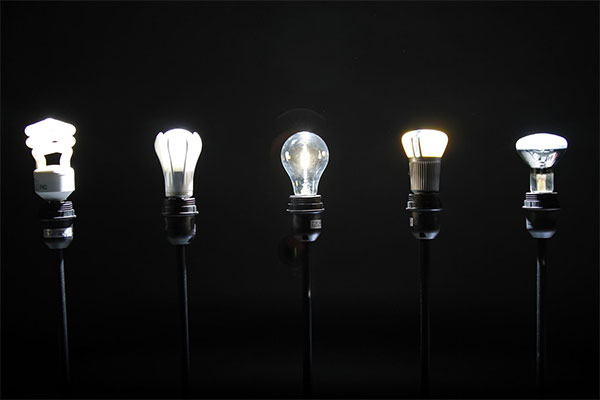
#> input picture deepspace/src/Python/bulbs.jpg, 600 x 400 px
$ python kMeans_with_image.py --image bulbs.jpg
#> lines starting #> are read from the running program, lines starting #| are printed output that depends on the picture; after the words box and inside, x2 and y2 are one past the last pixel; in counts of white or black regions, pixels touching at a corner belong together
### Tutorial Used
### https://www.pyimagesearch.com/2016/10/31/detecting-multiple-bright-spots-in-an-image-with-python-and-opencv/

"""
Make More Efficient:

Sample Image = AdobeStock.jpg, k = 1
Time(seconds), Centroid(y,x)
39396 Pixels = 1.419823949000147 seconds, [[1187.  455.]]
Sample/2
1. 1.038249075999829, [[ 586. 1071.]]
2. 0.9493230450002557, [[515. 409.]]

"""


import timeit

start = timeit.default_timer()

# import the necessary packages
import numpy as np
import argparse
import imutils
import cv2
import sys
from copy import deepcopy
from matplotlib import pyplot as plt
plt.rcParams['figure.figsize'] = (16, 9)
plt.style.use('ggplot')

# construct the argument parse and parse the arguments
ap = argparse.ArgumentParser()
ap.add_argument("-i", "--image", required=True,
	help="path to the image file")
args = vars(ap.parse_args())

# load the image, convert it to grayscale, and blur it
image = cv2.imread(args["image"])
#> image is the input picture: shape (400, 600, 3); mean B, G, R 22.7, 22.7, 22.7
gray = cv2.cvtColor(image, cv2.COLOR_BGR2GRAY)
blurred = cv2.GaussianBlur(gray, (11, 11), 0)
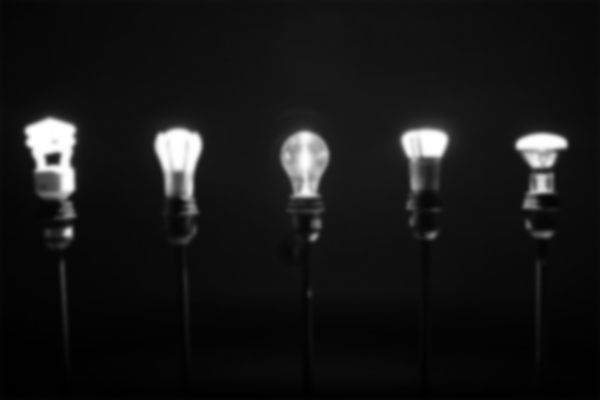
#> blurred: shape (400, 600); min 0, max 255, mean 22.6

# threshold the image to reveal light regions in the
# blurred image
thresh = cv2.threshold(blurred, 200, 255, cv2.THRESH_BINARY)[1] ### When Testing, measure light intensity that is reflected +++ remove outliers ###
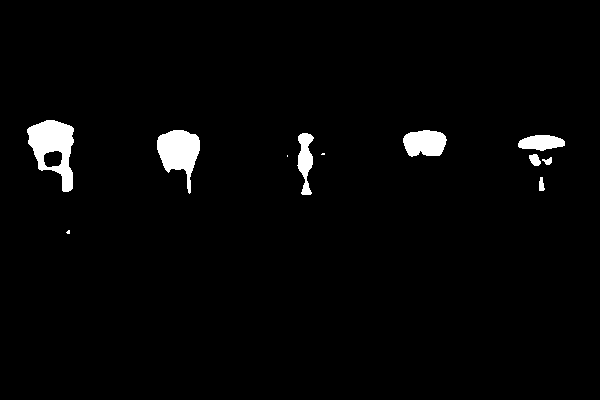
#> thresh: shape (400, 600); 2.4% white; 11 white regions (3 under 20 px), largest, box (x1, y1, x2, y2) and area: (27, 120, 74, 192) 1877, (157, 130, 200, 194) 1529, (403, 130, 447, 157) 941

# perform a series of erosions and dilations to remove
# any small blobs of noise from the thresholded image
thresh = cv2.erode(thresh, None, iterations=2)
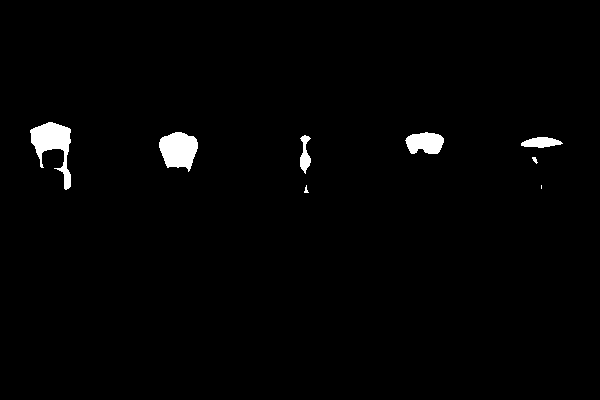
#> thresh: shape (400, 600); 1.5% white; 8 white regions (1 under 20 px), largest, box (x1, y1, x2, y2) and area: (30, 122, 71, 190) 1244, (159, 132, 198, 172) 1111, (405, 132, 444, 154) 657
thresh = cv2.dilate(thresh, None, iterations=4)
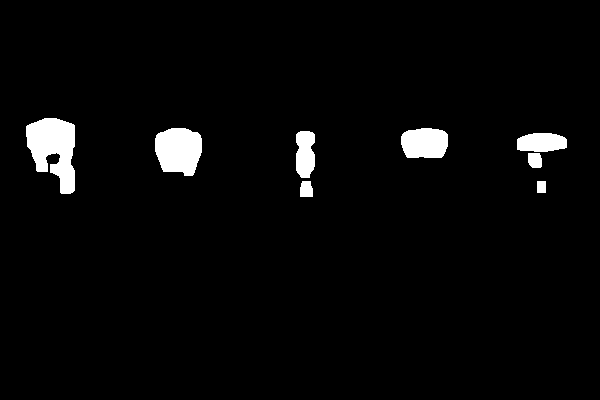
#> thresh: shape (400, 600); 3.2% white; 8 white regions, largest, box (x1, y1, x2, y2) and area: (26, 118, 75, 194) 2466, (155, 128, 202, 176) 1822, (401, 128, 448, 158) 1243

#Preparing coordinates for K kmeans xC = x-coordinates
f2, f1 = np.where(thresh == 255) ####CX, where not found####
#> f2 = 7598 values from 118 to 196; f1 = 7598 values, max 566 at index 2272, min 26 at index 253, mean 246.6
rows, columns = thresh.shape
#> rows = 400; columns = 600

#Taking sample of data to redue time
# f2 = np.random.choice(a=f2,size=round(f2.size/2))
# f1 = np.random.choice(a=f1,size=round(f1.size/2))

#Orient Coordinates
def orient_x_coords(a):
    return rows-a
def orient_y_coords(a):
    return columns-a
f2 = np.apply_along_axis(orient_x_coords, 0, f2) #Doesn't need this one
#> f2 = 7598 values, max 282 at index 0, min 204 at index 7585, mean 250.4
# f1 = np.apply_along_axis(orient_y_coords, 0, f1)

#Prints
np.set_printoptions(threshold=np.nan)
print("Rows: ", rows, " Columns: ", columns)
#| Rows:  400  Columns:  600
print("xC Length", len(f1))
#| xC Length 7598
# print("xC", xC)
print("yC Length", len(f2))
#| yC Length 7598
# print("yC", yC)
# print(zip(xC,yC))

#-----------------------
#K means cluster [Start]
#-----------------------

# Getting the values and plotting it
X = np.array(list(zip(f1, f2)))
#> X = 7598 pairs, first value 26 to 566, second value 204 to 282

# Euclidean Distance Caculator
def dist(a, b, ax=1):
    return np.linalg.norm(a - b, axis=ax)

# Number of clusters
k = 1
# X coordinates of random centroids
C_x = np.random.randint(0, np.max(X)-20, size=k)
#> C_x = [192]
# Y coordinates of random centroids
C_y = np.random.randint(0, np.max(X)-20, size=k)
#> C_y = [359]
C = np.array(list(zip(C_x, C_y)), dtype=np.float32)
#> C = [[192, 359]]
print("Centroids", C)
#| Centroids [[192. 359.]]

# Plot before k means cluster
# plt.scatter(f1, f2, c='#050505', s=7)
# plt.scatter(C_x, C_y, marker='*', s=200, c='g')
# plt.show()

# To store the value of centroids when it updates
C_old = np.zeros(C.shape)
#> C_old = [[0, 0]]
# Cluster Lables(0, 1, 2)
clusters = np.zeros(len(X))
#> clusters = 7598 values from 0 to 0
# Error func. - Distance between new centroids and old centroids
error = dist(C, C_old, None)
#> error = 407.1
# Loop will run till the error becomes zero
while error != 0:
    # Assigning each value to its closest cluster
    for i in range(len(X)):
        distances = dist(X[i], C)
        cluster = np.argmin(distances)
        clusters[i] = cluster
    # Storing the old centroid values
    C_old = deepcopy(C)
    # Finding the new centroids by taking the average value
    for i in range(k):
        points = [X[j] for j in range(len(X)) if clusters[j] == i]
        # print("Points", points) ###Leave this in or it gives a warning and breaks, reason uknown???ß
        C[i] = np.mean(points, axis=0)
    error = dist(C, C_old, None)
#> this loop made 2 passes
#> (C_old, error) on passes 1 to 2: ([[192, 359]], 121.6), ([[246.6, 250.4]], 0)
#> after the loop, C = [[246.6, 250.4]]

# Plotting along with the Centroids
colors = ['r', 'g', 'b', 'y', 'c', 'm']
fig, ax = plt.subplots()
for i in range(k):
        points = np.array([X[j] for j in range(len(X)) if clusters[j] == i])
        ax.scatter(points[:, 0], points[:, 1], s=7, c=colors[i])
ax.scatter(C[:, 0], C[:, 1], marker='*', s=200, c='#050505')

stop = timeit.default_timer()

print('Time: ', stop - start)

#Show Plot
plt.show()
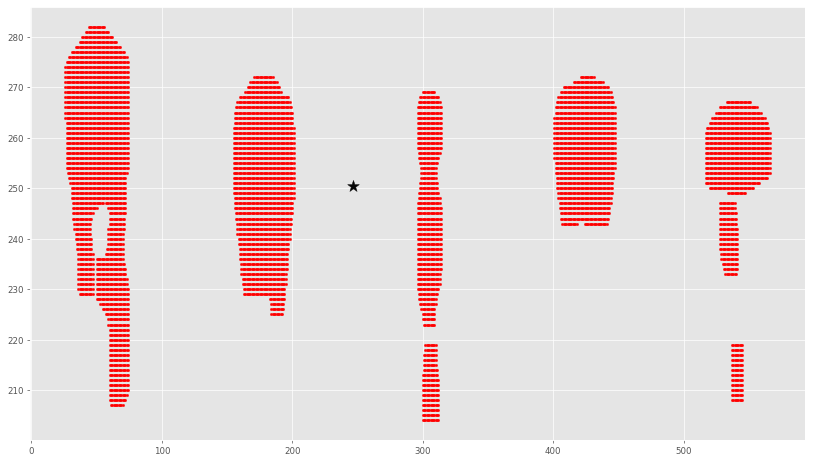
#> figure drawn by matplotlib, 1 panel
